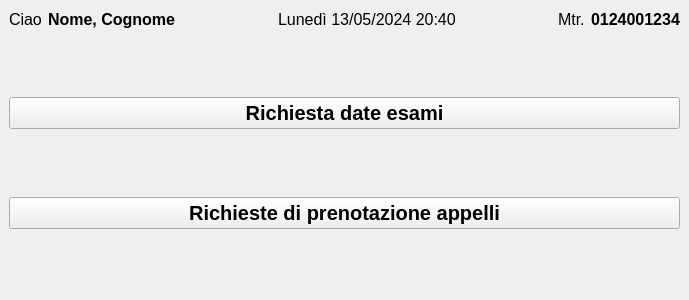
<?xml version="1.0" encoding="UTF-8"?>
<ui version="4.0">
 <class>Students_Home</class>
 <widget class="QMainWindow" name="Students_Home">
  <property name="geometry">
   <rect>
    <x>0</x>
    <y>0</y>
    <width>689</width>
    <height>300</height>
   </rect>
  </property>
  <property name="font">
   <font>
    <family>Segoe UI</family>
   </font>
  </property>
  <property name="windowTitle">
   <string>UniWorld - Home Studenti</string>
  </property>
  <widget class="QWidget" name="centralwidget">
   <layout class="QVBoxLayout" name="verticalLayout_2">
    <item>
     <layout class="QHBoxLayout" name="horizontalLayout">
      <item>
       <widget class="QLabel" name="label_2">
        <property name="font">
         <font>
          <family>Segoe UI</family>
          <pointsize>12</pointsize>
         </font>
        </property>
        <property name="text">
         <string>Ciao</string>
        </property>
       </widget>
      </item>
      <item>
       <widget class="QLabel" name="NameLastnameLabel">
        <property name="font">
         <font>
          <family>Segoe UI</family>
          <pointsize>12</pointsize>
          <weight>75</weight>
          <bold>true</bold>
         </font>
        </property>
        <property name="text">
         <string>Nome, Cognome</string>
        </property>
       </widget>
      </item>
      <item>
       <spacer name="horizontalSpacer">
        <property name="orientation">
         <enum>Qt::Horizontal</enum>
        </property>
        <property name="sizeHint" stdset="0">
         <size>
          <width>40</width>
          <height>20</height>
         </size>
        </property>
       </spacer>
      </item>
      <item>
       <widget class="QLabel" name="DateLabel">
        <property name="font">
         <font>
          <family>Segoe UI</family>
          <pointsize>12</pointsize>
         </font>
        </property>
        <property name="text">
         <string>Lunedì 13/05/2024 20:40</string>
        </property>
       </widget>
      </item>
      <item>
       <spacer name="horizontalSpacer_2">
        <property name="orientation">
         <enum>Qt::Horizontal</enum>
        </property>
        <property name="sizeHint" stdset="0">
         <size>
          <width>40</width>
          <height>20</height>
         </size>
        </property>
       </spacer>
      </item>
      <item>
       <widget class="QLabel" name="label">
        <property name="font">
         <font>
          <family>Segoe UI</family>
          <pointsize>12</pointsize>
         </font>
        </property>
        <property name="text">
         <string>Mtr.</string>
        </property>
       </widget>
      </item>
      <item>
       <widget class="QLabel" name="MtrLabel">
        <property name="font">
         <font>
          <family>Segoe UI</family>
          <pointsize>12</pointsize>
          <weight>75</weight>
          <bold>true</bold>
         </font>
        </property>
        <property name="text">
         <string>0124001234</string>
        </property>
       </widget>
      </item>
     </layout>
    </item>
    <item>
     <layout class="QVBoxLayout" name="verticalLayout">
      <item>
       <spacer name="verticalSpacer_2">
        <property name="orientation">
         <enum>Qt::Vertical</enum>
        </property>
        <property name="sizeHint" stdset="0">
         <size>
          <width>20</width>
          <height>40</height>
         </size>
        </property>
       </spacer>
      </item>
      <item>
       <widget class="QPushButton" name="InvioRichiestaButton">
        <property name="font">
         <font>
          <family>Segoe UI</family>
          <pointsize>15</pointsize>
          <weight>75</weight>
          <bold>true</bold>
         </font>
        </property>
        <property name="text">
         <string>Richiesta date esami</string>
        </property>
       </widget>
      </item>
      <item>
       <spacer name="verticalSpacer_3">
        <property name="orientation">
         <enum>Qt::Vertical</enum>
        </property>
        <property name="sizeHint" stdset="0">
         <size>
          <width>20</width>
          <height>40</height>
         </size>
        </property>
       </spacer>
      </item>
      <item>
       <widget class="QPushButton" name="InvioPrenotazioneButton">
        <property name="font">
         <font>
          <family>Segoe UI</family>
          <pointsize>15</pointsize>
          <weight>75</weight>
          <bold>true</bold>
         </font>
        </property>
        <property name="text">
         <string>Richieste di prenotazione appelli</string>
        </property>
       </widget>
      </item>
      <item>
       <spacer name="verticalSpacer">
        <property name="orientation">
         <enum>Qt::Vertical</enum>
        </property>
        <property name="sizeHint" stdset="0">
         <size>
          <width>20</width>
          <height>40</height>
         </size>
        </property>
       </spacer>
      </item>
     </layout>
    </item>
   </layout>
  </widget>
  <action name="actionCIso">
   <property name="text">
    <string>CIso</string>
   </property>
  </action>
  <action name="actionCiao">
   <property name="text">
    <string>Ciao</string>
   </property>
  </action>
 </widget>
 <resources/>
 <connections/>
</ui>
